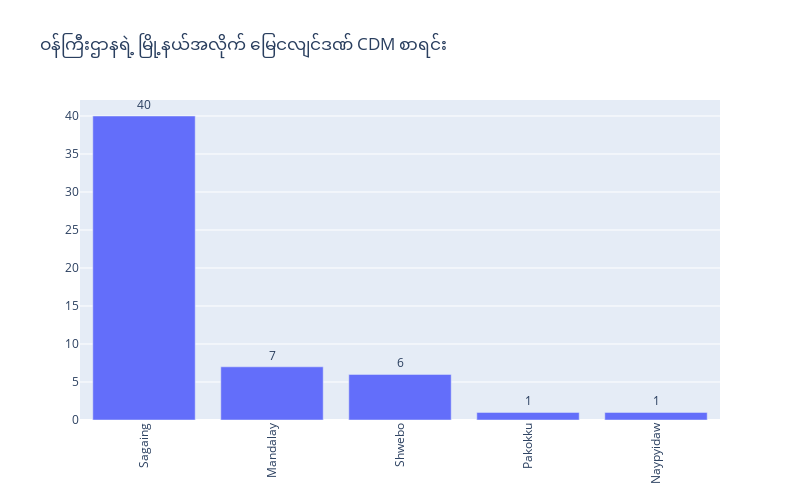

This figure's notebook cell:
### Code cell
fig = px.bar(filter_df, x=filter_df.index, y=filter_df.values,title=f"ဝန်ကြီးဌာနရဲ့ မြို့နယ်အလိုက် မြေငလျင်ဒဏ် CDM စာရင်း",text_auto='.1s')
fig.update_traces(textfont_size=12, textangle=0, textposition="outside", cliponaxis=False)
fig.update_xaxes(tickangle=-90)
fig.update_layout(width=800,   
                   height=500)
fig.update_layout(xaxis_title=None, yaxis_title=None)

fig.show()

### Figure 1 — Plotly figure (JSON) as saved in the notebook; plotly's stock layout.template omitted (floating-point values rounded to 4 significant figures)
{"data": [{"alignmentgroup": "True", "cliponaxis": false, "hovertemplate": "current_living_district=%{x}<br>y=%{y}<extra></extra>", "legendgroup": "", "marker": {"color": "#636efa", "pattern": {"shape": ""}}, "name": "", "offsetgroup": "", "orientation": "v", "showlegend": false, "textangle": 0, "textfont": {"size": 12}, "textposition": "outside", "texttemplate": "%{y:.1s}", "type": "bar", "x": ["Sagaing", "Mandalay", "Shwebo", "Pakokku", "Naypyidaw"], "xaxis": "x", "y": [40, 7, 6, 1, 1], "yaxis": "y"}], "layout": {"barmode": "relative", "height": 500, "legend": {"tracegroupgap": 0}, "title": {"text": "ဝန်ကြီးဌာနရဲ့ မြို့နယ်အလိုက် မြေငလျင်ဒဏ် CDM စာရင်း"}, "width": 800, "xaxis": {"anchor": "y", "autorange": true, "domain": [0, 1], "range": [-0.5, 4.5], "tickangle": -90, "title": {}, "type": "category"}, "yaxis": {"anchor": "x", "autorange": true, "domain": [0, 1], "range": [0, 42.11], "title": {}, "type": "linear"}}}
